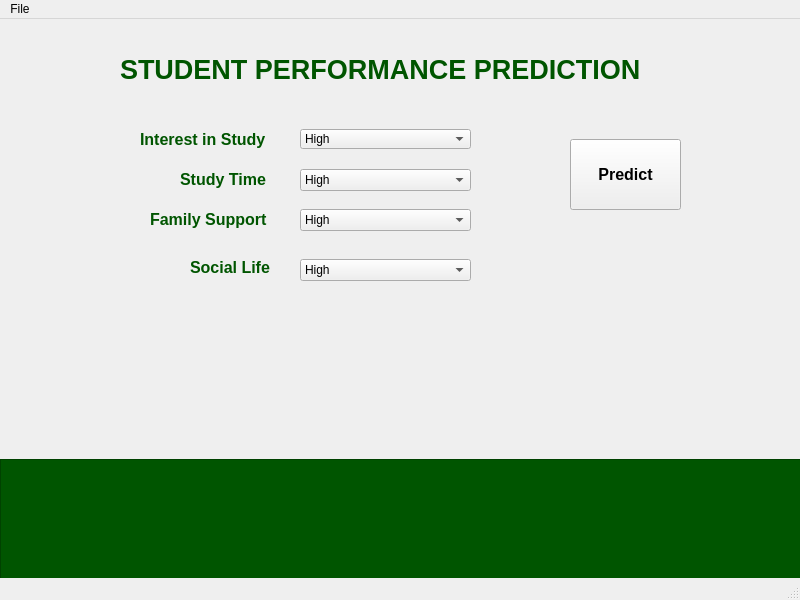
<?xml version="1.0" encoding="UTF-8"?>
<ui version="4.0">
 <class>MainWindow</class>
 <widget class="QMainWindow" name="MainWindow">
  <property name="geometry">
   <rect>
    <x>0</x>
    <y>0</y>
    <width>800</width>
    <height>600</height>
   </rect>
  </property>
  <property name="windowTitle">
   <string>STUDENT PERFORMANCE PREDICTION</string>
  </property>
  <property name="windowIcon">
   <iconset>
    <normaloff>../../Ai/Sketches/gradient.png</normaloff>../../Ai/Sketches/gradient.png</iconset>
  </property>
  <widget class="QWidget" name="centralwidget">
   <widget class="QLabel" name="label">
    <property name="geometry">
     <rect>
      <x>120</x>
      <y>20</y>
      <width>541</width>
      <height>61</height>
     </rect>
    </property>
    <property name="font">
     <font>
      <pointsize>20</pointsize>
      <weight>75</weight>
      <bold>true</bold>
     </font>
    </property>
    <property name="styleSheet">
     <string notr="true">color: rgb(0, 85, 0);</string>
    </property>
    <property name="text">
     <string>STUDENT PERFORMANCE PREDICTION</string>
    </property>
   </widget>
   <widget class="QLabel" name="label_3">
    <property name="geometry">
     <rect>
      <x>180</x>
      <y>150</y>
      <width>101</width>
      <height>20</height>
     </rect>
    </property>
    <property name="font">
     <font>
      <pointsize>12</pointsize>
      <weight>75</weight>
      <bold>true</bold>
     </font>
    </property>
    <property name="styleSheet">
     <string notr="true">color: rgb(0, 85, 0);</string>
    </property>
    <property name="text">
     <string>Study Time</string>
    </property>
   </widget>
   <widget class="QLabel" name="label_4">
    <property name="geometry">
     <rect>
      <x>150</x>
      <y>190</y>
      <width>131</width>
      <height>20</height>
     </rect>
    </property>
    <property name="font">
     <font>
      <pointsize>12</pointsize>
      <weight>75</weight>
      <bold>true</bold>
     </font>
    </property>
    <property name="styleSheet">
     <string notr="true">color: rgb(0, 85, 0);</string>
    </property>
    <property name="text">
     <string>Family Support</string>
    </property>
   </widget>
   <widget class="QLabel" name="label_5">
    <property name="geometry">
     <rect>
      <x>190</x>
      <y>240</y>
      <width>91</width>
      <height>16</height>
     </rect>
    </property>
    <property name="font">
     <font>
      <pointsize>12</pointsize>
      <weight>75</weight>
      <bold>true</bold>
     </font>
    </property>
    <property name="styleSheet">
     <string notr="true">color: rgb(0, 85, 0);</string>
    </property>
    <property name="text">
     <string>Social Life</string>
    </property>
   </widget>
   <widget class="QComboBox" name="studyCombo">
    <property name="geometry">
     <rect>
      <x>300</x>
      <y>150</y>
      <width>171</width>
      <height>22</height>
     </rect>
    </property>
    <item>
     <property name="text">
      <string>High</string>
     </property>
    </item>
    <item>
     <property name="text">
      <string>Low</string>
     </property>
    </item>
    <item>
     <property name="text">
      <string>Medium</string>
     </property>
    </item>
   </widget>
   <widget class="QComboBox" name="familyCombo">
    <property name="geometry">
     <rect>
      <x>300</x>
      <y>190</y>
      <width>171</width>
      <height>22</height>
     </rect>
    </property>
    <item>
     <property name="text">
      <string>High</string>
     </property>
    </item>
    <item>
     <property name="text">
      <string>Low</string>
     </property>
    </item>
    <item>
     <property name="text">
      <string>Medium</string>
     </property>
    </item>
   </widget>
   <widget class="QComboBox" name="socialCombo">
    <property name="geometry">
     <rect>
      <x>300</x>
      <y>240</y>
      <width>171</width>
      <height>22</height>
     </rect>
    </property>
    <item>
     <property name="text">
      <string>High</string>
     </property>
    </item>
    <item>
     <property name="text">
      <string>Low</string>
     </property>
    </item>
    <item>
     <property name="text">
      <string>Medium</string>
     </property>
    </item>
   </widget>
   <widget class="QComboBox" name="interestCombo">
    <property name="geometry">
     <rect>
      <x>300</x>
      <y>110</y>
      <width>171</width>
      <height>20</height>
     </rect>
    </property>
    <item>
     <property name="text">
      <string>High</string>
     </property>
    </item>
    <item>
     <property name="text">
      <string>Low</string>
     </property>
    </item>
    <item>
     <property name="text">
      <string>Medium</string>
     </property>
    </item>
   </widget>
   <widget class="QLabel" name="label_2">
    <property name="geometry">
     <rect>
      <x>140</x>
      <y>110</y>
      <width>141</width>
      <height>20</height>
     </rect>
    </property>
    <property name="font">
     <font>
      <pointsize>12</pointsize>
      <weight>75</weight>
      <bold>true</bold>
     </font>
    </property>
    <property name="styleSheet">
     <string notr="true">color: rgb(0, 85, 0);</string>
    </property>
    <property name="text">
     <string>Interest in Study</string>
    </property>
   </widget>
   <widget class="QLabel" name="resultLabel">
    <property name="geometry">
     <rect>
      <x>190</x>
      <y>380</y>
      <width>451</width>
      <height>41</height>
     </rect>
    </property>
    <property name="font">
     <font>
      <pointsize>16</pointsize>
      <weight>75</weight>
      <bold>true</bold>
     </font>
    </property>
    <property name="styleSheet">
     <string notr="true">color: rgb(0, 85, 0);</string>
    </property>
    <property name="text">
     <string/>
    </property>
    <property name="alignment">
     <set>Qt::AlignCenter</set>
    </property>
   </widget>
   <widget class="QPushButton" name="btnPredict">
    <property name="geometry">
     <rect>
      <x>570</x>
      <y>120</y>
      <width>111</width>
      <height>71</height>
     </rect>
    </property>
    <property name="font">
     <font>
      <pointsize>12</pointsize>
      <weight>75</weight>
      <bold>true</bold>
     </font>
    </property>
    <property name="cursor">
     <cursorShape>OpenHandCursor</cursorShape>
    </property>
    <property name="text">
     <string>Predict</string>
    </property>
   </widget>
   <widget class="QFrame" name="frame">
    <property name="geometry">
     <rect>
      <x>0</x>
      <y>440</y>
      <width>801</width>
      <height>141</height>
     </rect>
    </property>
    <property name="styleSheet">
     <string notr="true">background-color: rgb(0, 85, 0);</string>
    </property>
    <property name="frameShape">
     <enum>QFrame::StyledPanel</enum>
    </property>
    <property name="frameShadow">
     <enum>QFrame::Raised</enum>
    </property>
   </widget>
  </widget>
  <widget class="QMenuBar" name="menubar">
   <property name="geometry">
    <rect>
     <x>0</x>
     <y>0</y>
     <width>800</width>
     <height>21</height>
    </rect>
   </property>
   <widget class="QMenu" name="menuFile">
    <property name="title">
     <string>File</string>
    </property>
    <addaction name="actionAbout"/>
   </widget>
   <addaction name="menuFile"/>
  </widget>
  <widget class="QStatusBar" name="statusbar"/>
  <action name="actionAbout">
   <property name="text">
    <string>About</string>
   </property>
  </action>
 </widget>
 <resources/>
 <connections/>
</ui>
